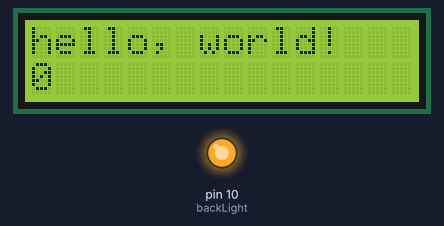
Simulated run of this sketch. Board: Arduino Uno, built with avr-gcc and run on an emulated ATmega328P. Shown: 16×2 character LCD, output pins drawn as LEDs (lit = HIGH).

Above: at 0.1 s.
At 4.1 s:
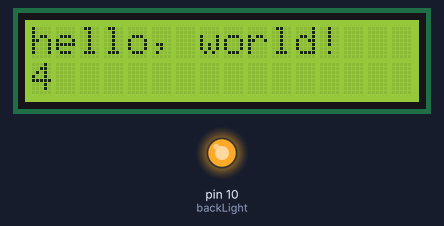
At 9.1 s:
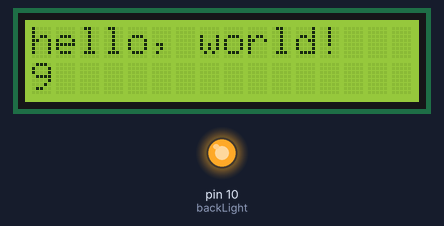
At 19.1 s:
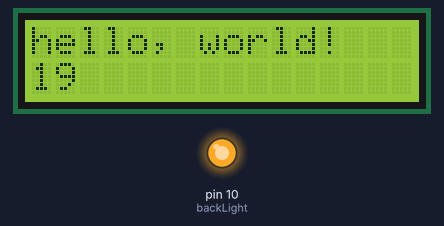
At 29.1 s:
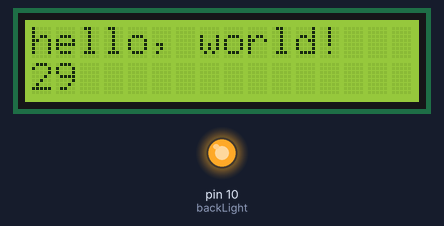
At 39.1 s:
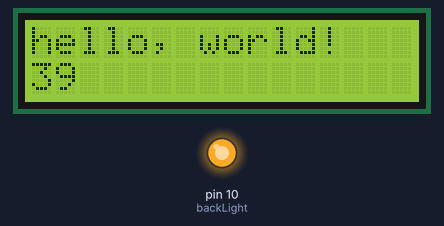

The sketch:

qy-1602a_test_module.ino
```cpp
#include <LiquidCrystal.h>

const int rs = 12, en = 11, d4 = 5, d5 = 4, d6 = 3, d7 = 2;
LiquidCrystal lcd(rs, en, d4, d5, d6, d7);
int backLight = 10;

void setup() {
  pinMode(backLight,OUTPUT);
  analogWrite(backLight, 254);

  // set up the LCD's number of columns and rows:
  lcd.begin(16, 2);
  lcd.clear();        //clear the screen
  //lcd.setCursor(0,0); //set cursor to colume0, row 0 (the first row)
  // Print a message to the LCD.
  lcd.print("hello, world!");
  lcd.setCursor(0,1);  //move cursor down one
  //lcd.print("www.abrushfx.com");  //input your text here
}

void loop() {

  // set the cursor to column 0, line 1
  // (note: line 1 is the second row, since counting begins with 0):
  lcd.setCursor(0, 1);
  // print the number of seconds since reset:
  lcd.print(millis() / 1000);

}
```

Measured:
- what the display in image 1 shows lasts 1.0 s, from 4.0 s to 5.0 s
